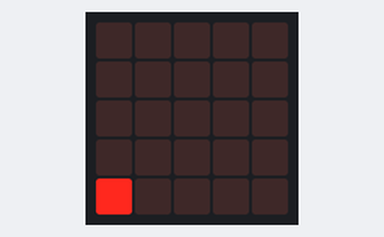
Recording of a program running on a simulated BBC micro:bit running MicroPython. Shown: the board's 5×5 LED display.

Above: at 0.37 s.
At 0.87 s:
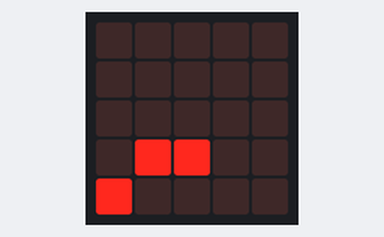
At 1.62 s:
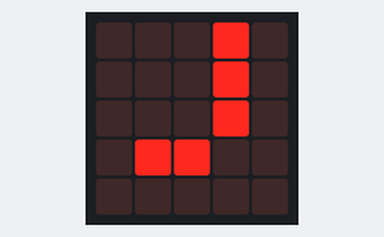
At 2.12 s:
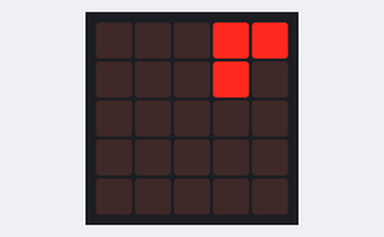
At 2.8 s:
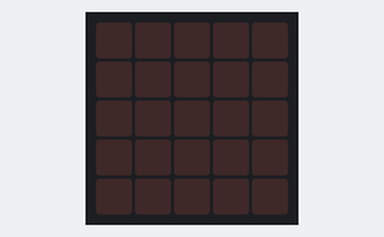

Measured:
- by itself, everything shown: repeats every 3.0 s, in 11 steps
- what the display in image 4 shows lasts 0.5 s, from 2.8 s to 3.3 s

The program:

display-custom-animation-03.py
```python
# Imports go at the top
from microbit import *

# Create a custom animation of a snake
# First frame of the animation
snake_01 = Image("00000:00000:00000:00000:00000")
# Second frame of the animation
snake_02 = Image("00000:00000:00000:00000:90000")
# Third frame of the animation
snake_03 = Image("00000:00000:00000:09000:90000")
# Fourth frame of the animation
snake_04 = Image("00000:00000:00000:09900:90000")
# Fifth frame of the animation
snake_05 = Image("00000:00000:00090:09900:90000")
# Sixth frame of the animation
snake_06 = Image("00000:00090:00090:09900:90000")
# Seventh frame of the animation
snake_07 = Image("00090:00090:00090:09900:00000")
# Eighth frame of the animation
snake_08 = Image("00099:00090:00090:00900:00000")
# Ninth frame of the animation
snake_09 = Image("00099:00090:00000:00000:00000")
# Tenth frame of the animation
snake_10 = Image("00099:00000:00000:00000:00000")
# Eleventh frame of the animation
snake_11 = Image("00009:00000:00000:00000:00000")
# Twelfth frame of the animation
snake_12 = Image("00000:00000:00000:00000:00000")


# Create a list of the frames of the animation
snakes = [snake_01, snake_02, snake_03, snake_04, snake_05, snake_06,
          snake_07, snake_08, snake_09, snake_10, snake_11, snake_12]

# Code in a 'while True:' loop repeats forever
while True:
    # Display the animation
    # Loop through each frame of the animation
    for snake in snakes:
        display.show(snake) # Display the current frame of the animation
        sleep(250)          # Wait for 250ms (0.25 seconds)
```
